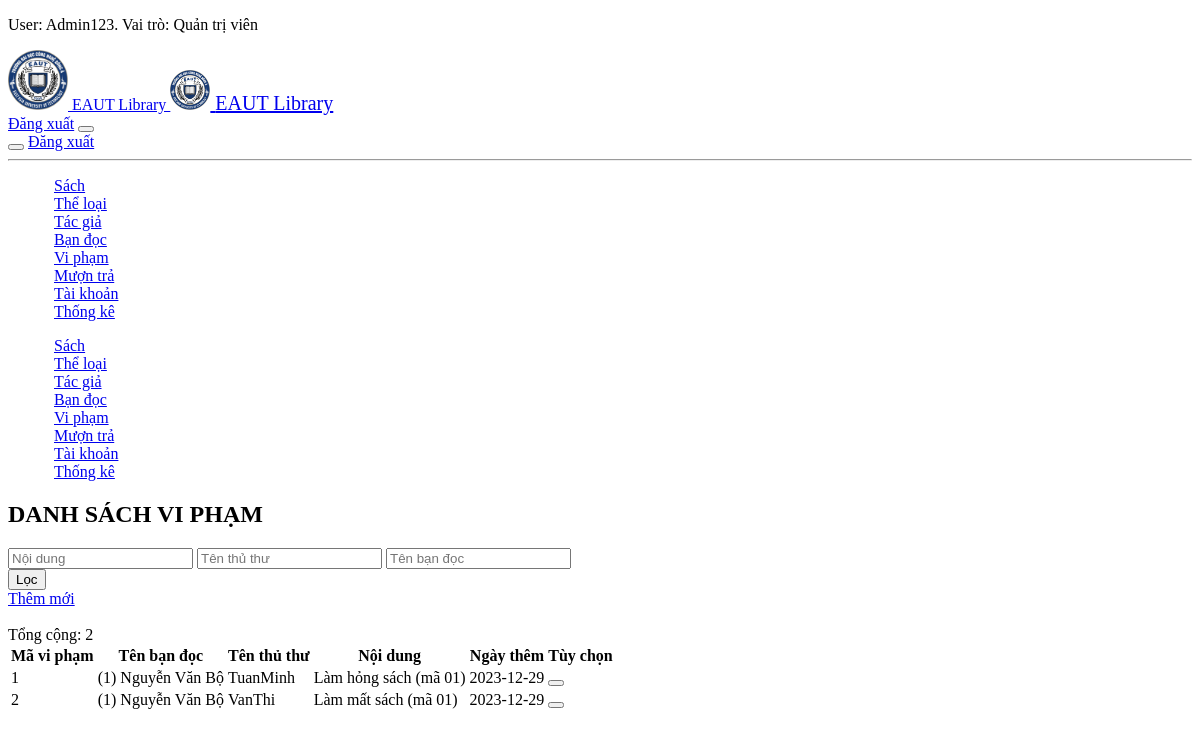
The app's page /admin/violations/ (signed in) with its own data.
### tables this page shows
CREATE TABLE `vipham` (
  `MAVIPHAM` int(11) NOT NULL,
  `MABANDOC` int(11) NOT NULL,
  `MAADMIN` int(11) NOT NULL,
  `NOIDUNG` text NOT NULL,
  `NGAYTHEM` date NOT NULL DEFAULT current_timestamp()
);

CREATE TABLE `bandoc` (
  `MABANDOC` int(11) NOT NULL,
  `HOTEN` varchar(50) NOT NULL,
  `NGAYSINH` date NOT NULL,
  `DIACHI` varchar(100) NOT NULL,
  `SDT` varchar(10) NOT NULL,
  `NGAYTHEM` date NOT NULL DEFAULT current_timestamp()
);

### controllers/ViphamController.php (called while the page is built, shortened)
<?php
class ViphamController
{
    public static function index(Router $router)
    {
        $search = [
            'noidung' => $_GET['noidung'] ?? '',
            'username' => $_GET['username'] ?? '',
            'hoten' => $_GET['hoten'] ?? ''
        ];
        $violations = Vipham::get($search);
        $router->renderAdminPanel('admin/violations/trangchu', [
            'violations' => $violations,
            'search' => $search
        ]);
    }
}

### src/index.php (called while the page is built, shortened)
<?php
$router = new Router();
$apacheUrl = '';
$router->get($apacheUrl . '/', [SachController::class, 'guestView']);
$router->get($apacheUrl . '/books', [SachController::class, 'guestRead']);
$router->get($apacheUrl . '/auth/login', [AuthController::class, 'login']);
$router->post($apacheUrl . '/auth/login', [AuthController::class, 'login']);
$router->get($apacheUrl . '/auth/logout', [AuthController::class, 'logout']);
$router->get($apacheUrl . '/admin/', [SachController::class, 'index']);
$router->get($apacheUrl . '/admin', [SachController::class, 'index']);
$router->get($apacheUrl . '/admin/accounts', [AccountController::class, 'index']);
$router->get($apacheUrl . '/admin/accounts/', [AccountController::class, 'index']);
$router->get($apacheUrl . '/admin/accounts/create', [AccountController::class, 'create']);
$router->post($apacheUrl . '/admin/accounts/create', [AccountController::class, 'create']);
$router->get($apacheUrl . '/admin/accounts/update', [AccountController::class, 'update']);
$router->post($apacheUrl . '/admin/accounts/update', [AccountController::class, 'update']);
$router->get($apacheUrl . '/admin/accounts/delete', [AccountController::class, 'delete']);
$router->get($apacheUrl . '/admin/accounts/changepassword', [AccountController::class, 'changePass']);
$router->post($apacheUrl . '/admin/accounts/changepassword', [AccountController::class, 'changePass']);
$router->get($apacheUrl . '/admin/books', [SachController::class, 'index']);
$router->get($apacheUrl . '/admin/books/', [SachController::class, 'index']);
$router->get($apacheUrl . '/admin/books/create', [SachController::class, 'create']);
$router->post($apacheUrl . '/admin/books/create', [SachController::class, 'create']);
$router->get($apacheUrl . '/admin/books/update', [SachController::class, 'update']);
$router->post($apacheUrl . '/admin/books/update', [SachController::class, 'update']);
$router->post($apacheUrl . '/admin/books/delete', [SachController::class, 'delete']);
$router->get($apacheUrl . '/admin/authors', [TacgiaController::class, 'index']);
$router->get($apacheUrl . '/admin/authors/', [TacgiaController::class, 'index']);
$router->get($apacheUrl . '/admin/authors/create', [TacgiaController::class, 'create']);
$router->post($apacheUrl . '/admin/authors/create', [TacgiaController::class, 'create']);
$router->get($apacheUrl . '/admin/authors/update', [TacgiaController::class, 'update']);
$router->post($apacheUrl . '/admin/authors/update', [TacgiaController::class, 'update']);
$router->post($apacheUrl . '/admin/authors/delete', [TacgiaController::class, 'delete']);
$router->get($apacheUrl . '/admin/violations', [ViphamController::class, 'index']);
$router->get($apacheUrl . '/admin/violations/', [ViphamController::class, 'index']);
$router->get($apacheUrl . '/admin/violations/create', [ViphamController::class, 'create']);
$router->post($apacheUrl . '/admin/violations/create', [ViphamController::class, 'create']);
$router->get($apacheUrl . '/admin/violations/update', [ViphamController::class, 'update']);
$router->post($apacheUrl . '/admin/violations/update', [ViphamController::class, 'update']);
$router->post($apacheUrl . '/admin/violations/delete', [ViphamController::class, 'delete']);
$router->get($apacheUrl . '/admin/readers', [BandocController::class, 'index']);
$router->get($apacheUrl . '/admin/readers/', [BandocController::class, 'index']);
$router->get($apacheUrl . '/admin/readers/create', [BandocController::class, 'create']);
$router->post($apacheUrl . '/admin/readers/create', [BandocController::class, 'create']);
$router->get($apacheUrl . '/admin/readers/update', [BandocController::class, 'update']);
$router->post($apacheUrl . '/admin/readers/update', [BandocController::class, 'update']);
$router->post($apacheUrl . '/admin/readers/delete', [BandocController::class, 'delete']);
$router->get($apacheUrl . '/admin/genres', [TheloaiController::class, 'index']);
$router->get($apacheUrl . '/admin/genres/', [TheloaiController::class, 'index']);
$router->get($apacheUrl . '/admin/genres/create', [TheloaiController::class, 'create']);
$router->post($apacheUrl . '/admin/genres/create', [TheloaiController::class, 'create']);
$router->get($apacheUrl . '/admin/genres/update', [TheloaiController::class, 'update']);
$router->post($apacheUrl . '/admin/genres/update', [TheloaiController::class, 'update']);
$router->post($apacheUrl . '/admin/genres/delete', [TheloaiController::class, 'delete']);
$router->get($apacheUrl . '/admin/borrows', [MuonTraController::class, 'index']);
$router->get($apacheUrl . '/admin/borrows/', [MuonTraController::class, 'index']);
$router->get($apacheUrl . '/admin/borrows/create', [MuonTraController::class, 'create']);
$router->post($apacheUrl . '/admin/borrows/create', [MuonTraController::class, 'create']);
$router->get($apacheUrl . '/admin/borrows/update', [MuonTraController::class, 'update']);
$router->post($apacheUrl . '/admin/borrows/update', [MuonTraController::class, 'update']);
$router->post($apacheUrl . '/admin/borrows/delete', [MuonTraController::class, 'delete']);
$router->post($apacheUrl . '/admin/borrows/return', [MuonTraController::class, 'returnCard']);
$router->post($apacheUrl . '/admin/borrows/removebook', [MuonTraController::class, 'removeBook']);
$router->get($apacheUrl . '/api/book', [SachAPI::class, 'getById']);
$router->post($apacheUrl . '/api/book/borrow', [SachAPI::class, 'addBookToCard']);
$router->post($apacheUrl . '/api/book/return', [SachAPI::class, 'removeBookFromCard']);
$router->get($apacheUrl . '/admin/analytics', [ThongKeController::class, 'index']);
$router->get($apacheUrl . '/admin/analytics/', [ThongKeController::class, 'index']);
$router->get($apacheUrl . '/admin/analytics/download', [ThongKeController::class, 'download']);
$router->resolve();

### models/Vipham.php (called while the page is built, shortened)
<?php
class Vipham
{
    public static function get($search)
    {
        $noidungSearch = "%" . $search["noidung"] . "%";
        $hotenSearch = "%" . $search["hoten"] . "%";
        $usernameSearch = "%" . $search["username"] . "%";
        $statement = Database::$pdo->prepare("SELECT vipham.`MAVIPHAM`, vipham.`NOIDUNG`, admin.`MAADMIN`, vipham.`NGAYTHEM`, bandoc.MABANDOC, admin.USERNAME, bandoc.HOTEN FROM `vipham` INNER JOIN admin ON vipham.MAADMIN = admin.MAADMIN INNER JOIN bandoc ON vipham.MABANDOC = bandoc.MABANDOC WHERE vipham.NOIDUNG LIKE ? AND admin.USERNAME LIKE ? AND bandoc.HOTEN LIKE ?");
        $statement->bind_param("sss", $noidungSearch, $usernameSearch, $hotenSearch);
        $statement->execute();
        return $statement->get_result();
    }
}

### views/admin/violations/trangchu.php (the view, shortened to what this page needs)
<h2>DANH SÁCH VI PHẠM</h2>
<div class="uk-flex" style="align-items: center;">
    <form class="uk-flex" style="align-items: center;">
        <div class="uk-width-1-2 uk-margin-right">
            <input class="uk-input" type="search" name="noidung" placeholder="Nội dung" value="<?php echo $search["noidung"] ?>" aria-label="Search">
            <input class="uk-input" type="search" name="username" placeholder="Tên thủ thư" value="<?php echo $search["username"] ?>" aria-label="Search">
            <input class="uk-input" type="search" name="hoten" placeholder="Tên bạn đọc" value="<?php echo $search["hoten"] ?>" aria-label="Search">
        </div>
        <input type="submit" value="Lọc" class="uk-button uk-button-secondary">
    </form>
    <a href="/admin/violations/create" class="uk-button uk-button-primary">Thêm mới</a>
</div>
<br>
<section id="total"><?php $total = 0; ?></section>
<div class="uk-overflow-auto">
    <table class="uk-table uk-table-striped">
        <thead>
            <tr>
                <th>Mã vi phạm</th>
                <th>Tên bạn đọc</th>
                <th>Tên thủ thư</th>
                <th>Nội dung</th>
                <th>Ngày thêm</th>
                <th>Tùy chọn</th>
            </tr>
        </thead>
        <tbody>
            <?php foreach ($violations as $i => $violation) : ?>
                <tr>
                    <td>
                        <?php echo $violation["MAVIPHAM"] ?>
                    </td>
                    <td>
                        (<?php echo $violation["MABANDOC"] ?>) <?php echo $violation["HOTEN"] ?>
                    </td>
                    <td>
                        <?php echo $violation["USERNAME"] ?>
                    </td>
                    <td>
                        <?php echo $violation["NOIDUNG"] ?>
                    </td>
                    <td>
                        <?php echo $violation["NGAYTHEM"] ?>
                    </td>
                    <td class="uk-flex">
                        <form action="/admin/violations/delete" method="post" onsubmit="return confirm('Bạn có chắc muốn xóa?')">
                            <button id="<?php echo $violation["MAVIPHAM"] . "delete-btn"?>" type="submit" class="uk-button uk-button-small uk-button-danger uk-padding-remove"><span uk-icon="trash"></span></button>
                        </form>
                    </td>
                </tr>
            <?php endforeach; ?>
        </tbody>
    </table>
</div>

### records on screen
vipham: MAVIPHAM "1", MABANDOC.MABANDOC "1", MABANDOC.HOTEN "Nguyễn Văn Bộ", MAADMIN.USERNAME "TuanMinh", NOIDUNG "Làm hỏng sách (mã 01)", NGAYTHEM "2023-12-29"
vipham: MAVIPHAM "2", MABANDOC.MABANDOC "1", MABANDOC.HOTEN "Nguyễn Văn Bộ", MAADMIN.USERNAME "VanThi", NOIDUNG "Làm mất sách (mã 01)", NGAYTHEM "2023-12-29"

### other values on screen
$_SESSION["username"] "Admin123"
$roles[$_SESSION["role"]] "Quản trị viên"
